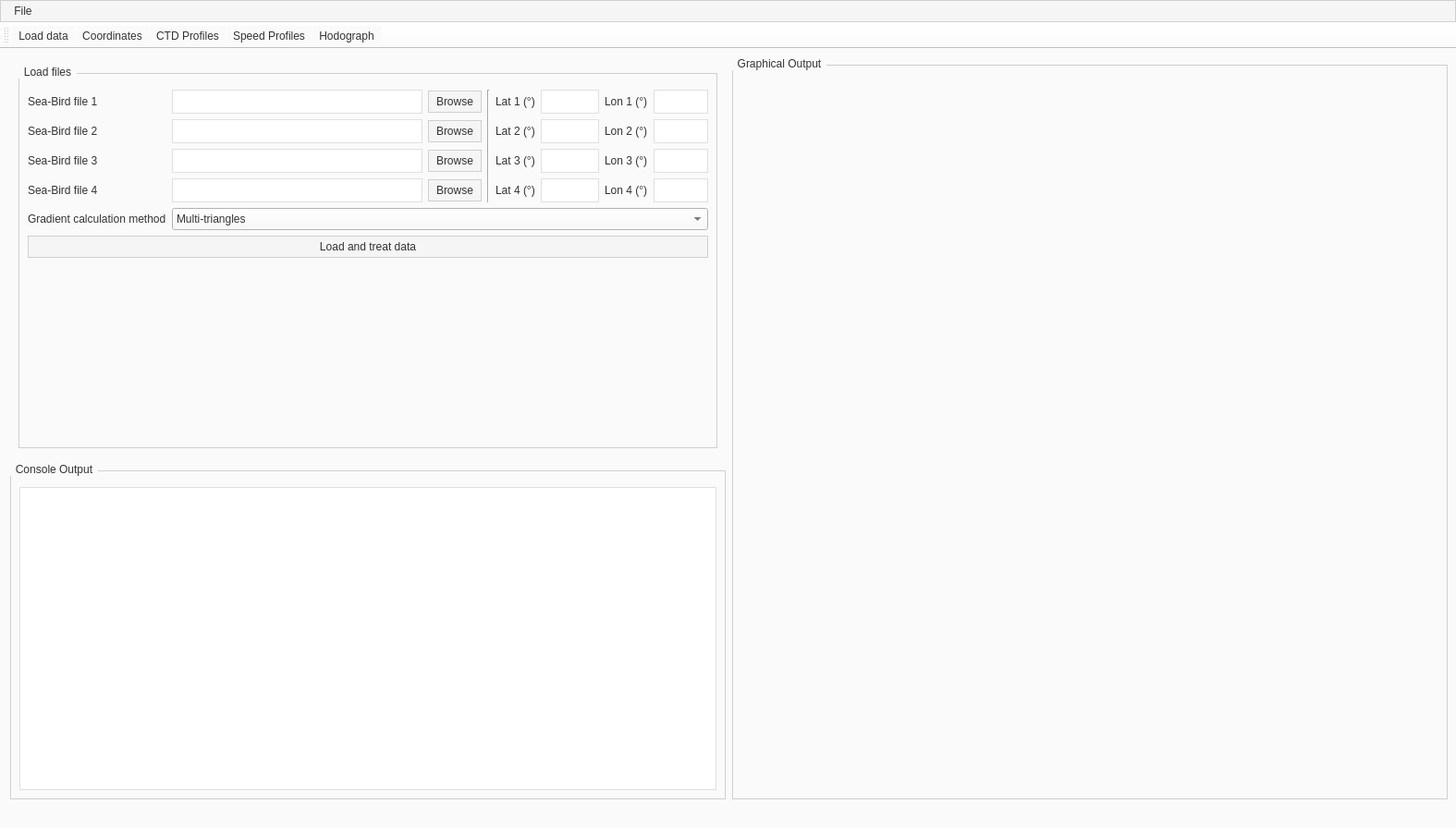
<?xml version="1.0" encoding="UTF-8"?>
<ui version="4.0">
 <class>MainWindow</class>
 <widget class="QMainWindow" name="MainWindow">
  <property name="geometry">
   <rect>
    <x>0</x>
    <y>0</y>
    <width>1575</width>
    <height>896</height>
   </rect>
  </property>
  <property name="windowTitle">
   <string>GEOVEL</string>
  </property>
  <property name="styleSheet">
   <string notr="true">/* ============================================================
   GLOBAL
   ============================================================ */
QWidget {
    background-color: #FAFAFA;
    color: #333333;
	font-family: 'Segoe UI';
}

QMainWindow {
    background-color: #FAFAFA;
    color: #333333;
}


/* ============================================================
   BOUTONS
   ============================================================ */
QPushButton {
    background-color: #F5F5F5;
    border: 1px solid #D0D0D0;
    border-radius: 0px;
    padding: 4px 8px;
	font-family: 'Segoe UI';
    font-weight: normal;
    color: #333333;
}

QPushButton:hover    { background-color: #C96868; border-color: #B55555; color: #FFFFFF; }
QPushButton:pressed  { background-color: #7EACB5; border-color: #5E9CA5; color: #FFFFFF; }
QPushButton:disabled { background-color: #F8F8F8; border-color: #E0E0E0; color: #999999; }


/* ============================================================
   CHAMPS DE SAISIE
   ============================================================ */
QLineEdit,
QTextEdit,
QSpinBox,
QDoubleSpinBox,
QDateTimeEdit,
QDateEdit,
QTimeEdit {
    background-color: #FFFFFF;
    color: #333333;
    border: 1px solid #E0E0E0;
    border-radius: 0px;
    padding: 4px;    
	font-family: 'Segoe UI';
    selection-background-color: #E0E0E0;
    selection-color: #333333;
}

QLineEdit:focus,
QTextEdit:focus,
QSpinBox:focus,
QDoubleSpinBox:focus,
QDateTimeEdit:focus,
QDateEdit:focus,
QTimeEdit:focus {
    border-color: #C0C0C0;
}

/* Boutons up/down des SpinBox et DateTimeEdit */
QSpinBox::up-button,
QSpinBox::down-button,
QDoubleSpinBox::up-button,
QDoubleSpinBox::down-button,
QDateTimeEdit::up-button,
QDateTimeEdit::down-button,
QDateEdit::up-button,
QDateEdit::down-button,
QTimeEdit::up-button,
QTimeEdit::down-button {
    background-color: #F5F5F5;
    border: none;
    border-left: 1px solid #E0E0E0;
    border-radius: 0px;
    width: 16px;
}

QSpinBox::up-button:hover,
QSpinBox::down-button:hover,
QDoubleSpinBox::up-button:hover,
QDoubleSpinBox::down-button:hover,
QDateTimeEdit::up-button:hover,
QDateTimeEdit::down-button:hover,
QDateEdit::up-button:hover,
QDateEdit::down-button:hover,
QTimeEdit::up-button:hover,
QTimeEdit::down-button:hover {
    background-color: #C96868;
}


/* ============================================================
   GROUPBOX
   ============================================================ */
QGroupBox {
    background-color: #FAFAFA;
    border: 1px solid #D0D0D0;
    border-radius: 0px;
    margin-top: 8px;
    padding-top: 8px;
	font-family: 'Segoe UI';
    color: #333333;
}

QGroupBox::title {
    subcontrol-origin: margin;
    subcontrol-position: top left;
    padding: 0 4px;
    color: #333333;
}


/* ============================================================
   MENU BAR &amp; MENUS
   ============================================================ */
QMenuBar {
    background-color: #F5F5F5;
    border: 1px solid #D0D0D0;
    border-radius: 0px;
	font-family: 'Segoe UI';
    font-weight: normal;
    color: #333333;
}

QMenuBar::item             	{ background-color: transparent; color: #333333; padding: 4px 8px; }
QMenuBar::item:selected    { background-color: #C96868; color: #FFFFFF; }
QMenuBar::item:pressed     { background-color: #7EACB5; color: #FFFFFF; }

QMenu {
    background-color: #FFFFFF;
    color: #333333;
    border: 1px solid #D0D0D0;
    border-radius: 0px;
}

QMenu::item              { padding: 4px 20px; }
QMenu::item:selected     { background-color: #C96868; color: #FFFFFF; }
QMenu::item:pressed      { background-color: #7EACB5; color: #FFFFFF; }


/* ============================================================
   SCROLLBARS
   ============================================================ */
QScrollBar:vertical {
    background-color: #F5F5F5;
    width: 12px;
    margin: 1px;
    border-radius: 0px;
}

QScrollBar::handle:vertical {
    background-color: #E0E0E0;
    border: 1px solid #D0D0D0;
    border-radius: 0px;
    min-height: 20px;
}

QScrollBar::handle:vertical:hover { background-color: #D0D0D0; }

QScrollBar::add-line:vertical,
QScrollBar::sub-line:vertical {
    height: 0px;
}

QScrollBar:horizontal {
    background-color: #F5F5F5;
    height: 12px;
    margin: 1px;
    border-radius: 0px;
}

QScrollBar::handle:horizontal {
    background-color: #E0E0E0;
    border: 1px solid #D0D0D0;
    border-radius: 0px;
    min-width: 20px;
}

QScrollBar::handle:horizontal:hover { background-color: #D0D0D0; }

QScrollBar::add-line:horizontal,
QScrollBar::sub-line:horizontal {
    width: 0px;
}</string>
  </property>
  <widget class="QWidget" name="centralwidget">
   <layout class="QHBoxLayout" name="horizontalLayout">
    <property name="spacing">
     <number>7</number>
    </property>
    <property name="sizeConstraint">
     <enum>QLayout::SetDefaultConstraint</enum>
    </property>
    <property name="leftMargin">
     <number>11</number>
    </property>
    <item>
     <layout class="QVBoxLayout" name="verticalLayout">
      <item>
       <widget class="QStackedWidget" name="stackedWidget">
        <property name="sizePolicy">
         <sizepolicy hsizetype="Preferred" vsizetype="Preferred">
          <horstretch>1</horstretch>
          <verstretch>0</verstretch>
         </sizepolicy>
        </property>
        <property name="currentIndex">
         <number>0</number>
        </property>
        <widget class="QWidget" name="page_load_data">
         <layout class="QVBoxLayout" name="verticalLayout_home">
          <item>
           <widget class="QGroupBox" name="groupBox_2">
            <property name="title">
             <string>Load files</string>
            </property>
            <layout class="QGridLayout" name="gridLayout" columnstretch="0,6,0,2,2">
             <item row="0" column="0">
              <widget class="QLabel" name="label_raw_ref">
               <property name="text">
                <string>Sea-Bird file 1</string>
               </property>
              </widget>
             </item>
             <item row="0" column="1">
              <layout class="QHBoxLayout" name="horizontalLayout_root">
               <item>
                <widget class="QLineEdit" name="lineEdit_file1"/>
               </item>
               <item>
                <widget class="QPushButton" name="pushButton_browse_file1">
                 <property name="text">
                  <string>Browse</string>
                 </property>
                </widget>
               </item>
              </layout>
             </item>
             <item row="0" column="2" rowspan="4">
              <widget class="Line" name="line">
               <property name="orientation">
                <enum>Qt::Vertical</enum>
               </property>
              </widget>
             </item>
             <item row="0" column="3">
              <layout class="QHBoxLayout" name="horizontalLayout_3">
               <item>
                <widget class="QLabel" name="label">
                 <property name="text">
                  <string>Lat 1 (°)</string>
                 </property>
                </widget>
               </item>
               <item>
                <widget class="QLineEdit" name="lineEdit_lat1"/>
               </item>
              </layout>
             </item>
             <item row="0" column="4">
              <layout class="QHBoxLayout" name="horizontalLayout_8">
               <item>
                <widget class="QLabel" name="label_6">
                 <property name="text">
                  <string>Lon 1 (°)</string>
                 </property>
                </widget>
               </item>
               <item>
                <widget class="QLineEdit" name="lineEdit_lon1"/>
               </item>
              </layout>
             </item>
             <item row="1" column="0">
              <widget class="QLabel" name="label_ref_folder">
               <property name="text">
                <string>Sea-Bird file 2</string>
               </property>
              </widget>
             </item>
             <item row="1" column="1">
              <layout class="QHBoxLayout" name="horizontalLayout_2">
               <item>
                <widget class="QLineEdit" name="lineEdit_file2"/>
               </item>
               <item>
                <widget class="QPushButton" name="pushButton_browse_file2">
                 <property name="text">
                  <string>Browse</string>
                 </property>
                </widget>
               </item>
              </layout>
             </item>
             <item row="1" column="3">
              <layout class="QHBoxLayout" name="horizontalLayout_4">
               <item>
                <widget class="QLabel" name="label_2">
                 <property name="text">
                  <string>Lat 2 (°)</string>
                 </property>
                </widget>
               </item>
               <item>
                <widget class="QLineEdit" name="lineEdit_lat2"/>
               </item>
              </layout>
             </item>
             <item row="1" column="4">
              <layout class="QHBoxLayout" name="horizontalLayout_7">
               <item>
                <widget class="QLabel" name="label_5">
                 <property name="text">
                  <string>Lon 2 (°)</string>
                 </property>
                </widget>
               </item>
               <item>
                <widget class="QLineEdit" name="lineEdit_lon2"/>
               </item>
              </layout>
             </item>
             <item row="2" column="0">
              <widget class="QLabel" name="label_model_param_file_2">
               <property name="text">
                <string>Sea-Bird file 3</string>
               </property>
              </widget>
             </item>
             <item row="2" column="1">
              <layout class="QHBoxLayout" name="horizontalLayout_9">
               <item>
                <widget class="QLineEdit" name="lineEdit_file3"/>
               </item>
               <item>
                <widget class="QPushButton" name="pushButton_browse_file3">
                 <property name="text">
                  <string>Browse</string>
                 </property>
                </widget>
               </item>
              </layout>
             </item>
             <item row="2" column="3">
              <layout class="QHBoxLayout" name="horizontalLayout_5">
               <item>
                <widget class="QLabel" name="label_3">
                 <property name="text">
                  <string>Lat 3 (°)</string>
                 </property>
                </widget>
               </item>
               <item>
                <widget class="QLineEdit" name="lineEdit_lat3"/>
               </item>
              </layout>
             </item>
             <item row="2" column="4">
              <layout class="QHBoxLayout" name="horizontalLayout_11">
               <item>
                <widget class="QLabel" name="label_7">
                 <property name="text">
                  <string>Lon 3 (°)</string>
                 </property>
                </widget>
               </item>
               <item>
                <widget class="QLineEdit" name="lineEdit_lon3"/>
               </item>
              </layout>
             </item>
             <item row="3" column="0">
              <widget class="QLabel" name="label_model_param_file_3">
               <property name="text">
                <string>Sea-Bird file 4</string>
               </property>
              </widget>
             </item>
             <item row="3" column="1">
              <layout class="QHBoxLayout" name="horizontalLayout_10">
               <item>
                <widget class="QLineEdit" name="lineEdit_file4"/>
               </item>
               <item>
                <widget class="QPushButton" name="pushButton_browse_file4">
                 <property name="text">
                  <string>Browse</string>
                 </property>
                </widget>
               </item>
              </layout>
             </item>
             <item row="3" column="3">
              <layout class="QHBoxLayout" name="horizontalLayout_6">
               <item>
                <widget class="QLabel" name="label_4">
                 <property name="text">
                  <string>Lat 4 (°)</string>
                 </property>
                </widget>
               </item>
               <item>
                <widget class="QLineEdit" name="lineEdit_lat4"/>
               </item>
              </layout>
             </item>
             <item row="3" column="4">
              <layout class="QHBoxLayout" name="horizontalLayout_12">
               <item>
                <widget class="QLabel" name="label_8">
                 <property name="text">
                  <string>Lon 4 (°)</string>
                 </property>
                </widget>
               </item>
               <item>
                <widget class="QLineEdit" name="lineEdit_lon4"/>
               </item>
              </layout>
             </item>
             <item row="4" column="0">
              <widget class="QLabel" name="label_16">
               <property name="text">
                <string>Gradient calculation method</string>
               </property>
              </widget>
             </item>
             <item row="4" column="1" colspan="4">
              <widget class="QComboBox" name="comboBox_grad_method">
               <property name="minimumSize">
                <size>
                 <width>0</width>
                 <height>24</height>
                </size>
               </property>
               <item>
                <property name="text">
                 <string>Multi-triangles</string>
                </property>
               </item>
               <item>
                <property name="text">
                 <string>Single u and v vector</string>
                </property>
               </item>
              </widget>
             </item>
             <item row="5" column="0" colspan="5">
              <widget class="QPushButton" name="pushButton_read_treat_data">
               <property name="sizePolicy">
                <sizepolicy hsizetype="Expanding" vsizetype="Fixed">
                 <horstretch>0</horstretch>
                 <verstretch>0</verstretch>
                </sizepolicy>
               </property>
               <property name="text">
                <string>Load and treat data</string>
               </property>
               <property name="checkable">
                <bool>false</bool>
               </property>
               <property name="flat">
                <bool>false</bool>
               </property>
              </widget>
             </item>
             <item row="6" column="0">
              <spacer name="verticalSpacer">
               <property name="orientation">
                <enum>Qt::Vertical</enum>
               </property>
               <property name="sizeHint" stdset="0">
                <size>
                 <width>20</width>
                 <height>40</height>
                </size>
               </property>
              </spacer>
             </item>
            </layout>
           </widget>
          </item>
         </layout>
        </widget>
        <widget class="QWidget" name="page_coords">
         <layout class="QVBoxLayout" name="verticalLayout_coords_page">
          <item>
           <widget class="QGroupBox" name="groupBox_coordinates">
            <property name="title">
             <string>Coordinates Page</string>
            </property>
            <layout class="QVBoxLayout" name="verticalLayout_2">
             <item>
              <widget class="QPushButton" name="pushButton_coords_plot">
               <property name="text">
                <string>Create localization plot</string>
               </property>
              </widget>
             </item>
             <item>
              <spacer name="verticalSpacer_5">
               <property name="orientation">
                <enum>Qt::Vertical</enum>
               </property>
               <property name="sizeHint" stdset="0">
                <size>
                 <width>20</width>
                 <height>40</height>
                </size>
               </property>
              </spacer>
             </item>
            </layout>
           </widget>
          </item>
         </layout>
        </widget>
        <widget class="QWidget" name="page_CTD_profiles">
         <layout class="QVBoxLayout" name="verticalLayout_profiles_page">
          <item>
           <widget class="QGroupBox" name="groupBox_sensor_config">
            <property name="title">
             <string>CTD Profiles Page</string>
            </property>
            <layout class="QVBoxLayout" name="verticalLayout_3">
             <item>
              <widget class="QSplitter" name="splitter">
               <property name="orientation">
                <enum>Qt::Horizontal</enum>
               </property>
               <widget class="QLabel" name="label_9">
                <property name="text">
                 <string>Plotting variable</string>
                </property>
               </widget>
               <widget class="QComboBox" name="comboBox_CTD">
                <property name="minimumSize">
                 <size>
                  <width>0</width>
                  <height>24</height>
                 </size>
                </property>
                <item>
                 <property name="text">
                  <string>Temperature (°C)</string>
                 </property>
                </item>
                <item>
                 <property name="text">
                  <string>Salinity (PSU)</string>
                 </property>
                </item>
                <item>
                 <property name="text">
                  <string>Density (kg m⁻³)</string>
                 </property>
                </item>
               </widget>
              </widget>
             </item>
             <item>
              <layout class="QHBoxLayout" name="horizontalLayout_16">
               <item>
                <widget class="QLabel" name="label_13">
                 <property name="text">
                  <string>Average CTD values</string>
                 </property>
                </widget>
               </item>
               <item>
                <widget class="QCheckBox" name="checkBox_avg_CTD_vals">
                 <property name="text">
                  <string/>
                 </property>
                </widget>
               </item>
               <item>
                <spacer name="horizontalSpacer_2">
                 <property name="orientation">
                  <enum>Qt::Horizontal</enum>
                 </property>
                 <property name="sizeHint" stdset="0">
                  <size>
                   <width>40</width>
                   <height>20</height>
                  </size>
                 </property>
                </spacer>
               </item>
              </layout>
             </item>
             <item>
              <widget class="QPushButton" name="pushButton_CTD_plot">
               <property name="text">
                <string>Create profile plot</string>
               </property>
              </widget>
             </item>
             <item>
              <spacer name="verticalSpacer_2">
               <property name="orientation">
                <enum>Qt::Vertical</enum>
               </property>
               <property name="sizeHint" stdset="0">
                <size>
                 <width>20</width>
                 <height>40</height>
                </size>
               </property>
              </spacer>
             </item>
            </layout>
           </widget>
          </item>
         </layout>
        </widget>
        <widget class="QWidget" name="page_speed_profiles">
         <layout class="QVBoxLayout" name="verticalLayout_velocity_page">
          <item>
           <widget class="QGroupBox" name="groupBox_model_config">
            <property name="title">
             <string>Speed Profiles Page</string>
            </property>
            <layout class="QVBoxLayout" name="verticalLayout_4">
             <item>
              <layout class="QHBoxLayout" name="horizontalLayout_13">
               <item>
                <widget class="QLabel" name="label_10">
                 <property name="text">
                  <string>Level of no motion (m)</string>
                 </property>
                </widget>
               </item>
               <item>
                <widget class="QLineEdit" name="lineEdit_no_motion_level"/>
               </item>
              </layout>
             </item>
             <item>
              <layout class="QHBoxLayout" name="horizontalLayout_15">
               <item>
                <widget class="QLabel" name="label_12">
                 <property name="text">
                  <string>Average triangle values</string>
                 </property>
                </widget>
               </item>
               <item>
                <widget class="QCheckBox" name="checkBox_avg_T_vals">
                 <property name="text">
                  <string/>
                 </property>
                </widget>
               </item>
               <item>
                <spacer name="horizontalSpacer">
                 <property name="orientation">
                  <enum>Qt::Horizontal</enum>
                 </property>
                 <property name="sizeHint" stdset="0">
                  <size>
                   <width>40</width>
                   <height>20</height>
                  </size>
                 </property>
                </spacer>
               </item>
              </layout>
             </item>
             <item>
              <widget class="QPushButton" name="pushButton_speed_plot">
               <property name="text">
                <string>Create speed plot</string>
               </property>
              </widget>
             </item>
             <item>
              <spacer name="verticalSpacer_3">
               <property name="orientation">
                <enum>Qt::Vertical</enum>
               </property>
               <property name="sizeHint" stdset="0">
                <size>
                 <width>20</width>
                 <height>40</height>
                </size>
               </property>
              </spacer>
             </item>
            </layout>
           </widget>
          </item>
         </layout>
        </widget>
        <widget class="QWidget" name="page_hodograph">
         <layout class="QGridLayout" name="gridLayout_3">
          <item row="0" column="0">
           <widget class="QGroupBox" name="groupBox_model_config_2">
            <property name="title">
             <string>Hodograph Page</string>
            </property>
            <layout class="QVBoxLayout" name="verticalLayout_5">
             <item>
              <layout class="QHBoxLayout" name="horizontalLayout_17">
               <item>
                <widget class="QLabel" name="label_14">
                 <property name="text">
                  <string>Level of no motion (m)</string>
                 </property>
                </widget>
               </item>
               <item>
                <widget class="QLineEdit" name="lineEdit_no_motion_level_2"/>
               </item>
              </layout>
             </item>
             <item>
              <layout class="QHBoxLayout" name="horizontalLayout_14">
               <item>
                <widget class="QLabel" name="label_11">
                 <property name="text">
                  <string>Resolution (points per meter)</string>
                 </property>
                </widget>
               </item>
               <item>
                <widget class="QSpinBox" name="spinBox_resolution">
                 <property name="minimumSize">
                  <size>
                   <width>0</width>
                   <height>24</height>
                  </size>
                 </property>
                 <property name="minimum">
                  <number>1</number>
                 </property>
                 <property name="maximum">
                  <number>50</number>
                 </property>
                 <property name="value">
                  <number>5</number>
                 </property>
                </widget>
               </item>
              </layout>
             </item>
             <item>
              <layout class="QHBoxLayout" name="horizontalLayout_18">
               <item>
                <widget class="QLabel" name="label_15">
                 <property name="text">
                  <string>Plot data from:</string>
                 </property>
                </widget>
               </item>
               <item>
                <widget class="QComboBox" name="comboBox_hodograph_from">
                 <property name="minimumSize">
                  <size>
                   <width>0</width>
                   <height>24</height>
                  </size>
                 </property>
                 <item>
                  <property name="text">
                   <string>Average All</string>
                  </property>
                 </item>
                 <item>
                  <property name="text">
                   <string>Triangle 1</string>
                  </property>
                 </item>
                 <item>
                  <property name="text">
                   <string>Triangle 2</string>
                  </property>
                 </item>
                 <item>
                  <property name="text">
                   <string>Triangle 3</string>
                  </property>
                 </item>
                 <item>
                  <property name="text">
                   <string>Triangle 4</string>
                  </property>
                 </item>
                </widget>
               </item>
              </layout>
             </item>
             <item>
              <widget class="QPushButton" name="pushButton_hodograph">
               <property name="text">
                <string>Create hodograph</string>
               </property>
              </widget>
             </item>
             <item>
              <spacer name="verticalSpacer_4">
               <property name="orientation">
                <enum>Qt::Vertical</enum>
               </property>
               <property name="sizeHint" stdset="0">
                <size>
                 <width>20</width>
                 <height>260</height>
                </size>
               </property>
              </spacer>
             </item>
            </layout>
           </widget>
          </item>
         </layout>
        </widget>
       </widget>
      </item>
      <item>
       <widget class="QGroupBox" name="groupBox">
        <property name="sizePolicy">
         <sizepolicy hsizetype="Preferred" vsizetype="Preferred">
          <horstretch>1</horstretch>
          <verstretch>0</verstretch>
         </sizepolicy>
        </property>
        <property name="title">
         <string>Console Output</string>
        </property>
        <layout class="QGridLayout" name="gridLayout_4">
         <item row="0" column="0">
          <widget class="QTextEdit" name="textEdit_console">
           <property name="font">
            <font>
             <family>Segoe UI</family>
            </font>
           </property>
           <property name="readOnly">
            <bool>true</bool>
           </property>
          </widget>
         </item>
        </layout>
       </widget>
      </item>
     </layout>
    </item>
    <item>
     <widget class="QGroupBox" name="groupBox_console">
      <property name="sizePolicy">
       <sizepolicy hsizetype="Expanding" vsizetype="Expanding">
        <horstretch>0</horstretch>
        <verstretch>3</verstretch>
       </sizepolicy>
      </property>
      <property name="title">
       <string>Graphical Output</string>
      </property>
      <layout class="QGridLayout" name="gridLayout_9">
       <item row="0" column="0">
        <widget class="QWidget" name="graph_layout" native="true">
         <property name="sizePolicy">
          <sizepolicy hsizetype="Expanding" vsizetype="Expanding">
           <horstretch>3</horstretch>
           <verstretch>3</verstretch>
          </sizepolicy>
         </property>
         <property name="minimumSize">
          <size>
           <width>500</width>
           <height>500</height>
          </size>
         </property>
        </widget>
       </item>
      </layout>
     </widget>
    </item>
   </layout>
  </widget>
  <widget class="QMenuBar" name="menubar">
   <property name="geometry">
    <rect>
     <x>0</x>
     <y>0</y>
     <width>1575</width>
     <height>31</height>
    </rect>
   </property>
   <widget class="QMenu" name="menuFile">
    <property name="title">
     <string>File</string>
    </property>
    <addaction name="actionLoad"/>
    <addaction name="actionSave"/>
    <addaction name="separator"/>
    <addaction name="actionClean"/>
   </widget>
   <addaction name="menuFile"/>
  </widget>
  <widget class="QToolBar" name="toolBar">
   <property name="windowTitle">
    <string>toolBar</string>
   </property>
   <attribute name="toolBarArea">
    <enum>TopToolBarArea</enum>
   </attribute>
   <attribute name="toolBarBreak">
    <bool>false</bool>
   </attribute>
   <addaction name="actionLoad_Data"/>
   <addaction name="actionCoordinates"/>
   <addaction name="actionCTD_profiles"/>
   <addaction name="actionSpeed_Profiles"/>
   <addaction name="actionHodograph"/>
  </widget>
  <widget class="QStatusBar" name="statusBar"/>
  <action name="actionLoad">
   <property name="text">
    <string>Open Config</string>
   </property>
   <property name="shortcut">
    <string>Ctrl+O</string>
   </property>
  </action>
  <action name="actionSave">
   <property name="text">
    <string>Save Config</string>
   </property>
   <property name="shortcut">
    <string>Ctrl+S</string>
   </property>
  </action>
  <action name="actionClean">
   <property name="text">
    <string>Clean Fields</string>
   </property>
  </action>
  <action name="actionLoad_Data">
   <property name="text">
    <string>Load data</string>
   </property>
  </action>
  <action name="actionCoordinates">
   <property name="text">
    <string>Coordinates</string>
   </property>
  </action>
  <action name="actionCTD_profiles">
   <property name="text">
    <string>CTD Profiles</string>
   </property>
  </action>
  <action name="actionSpeed_Profiles">
   <property name="text">
    <string>Speed Profiles</string>
   </property>
  </action>
  <action name="actionHodograph">
   <property name="text">
    <string>Hodograph</string>
   </property>
  </action>
 </widget>
 <resources/>
 <connections/>
</ui>
